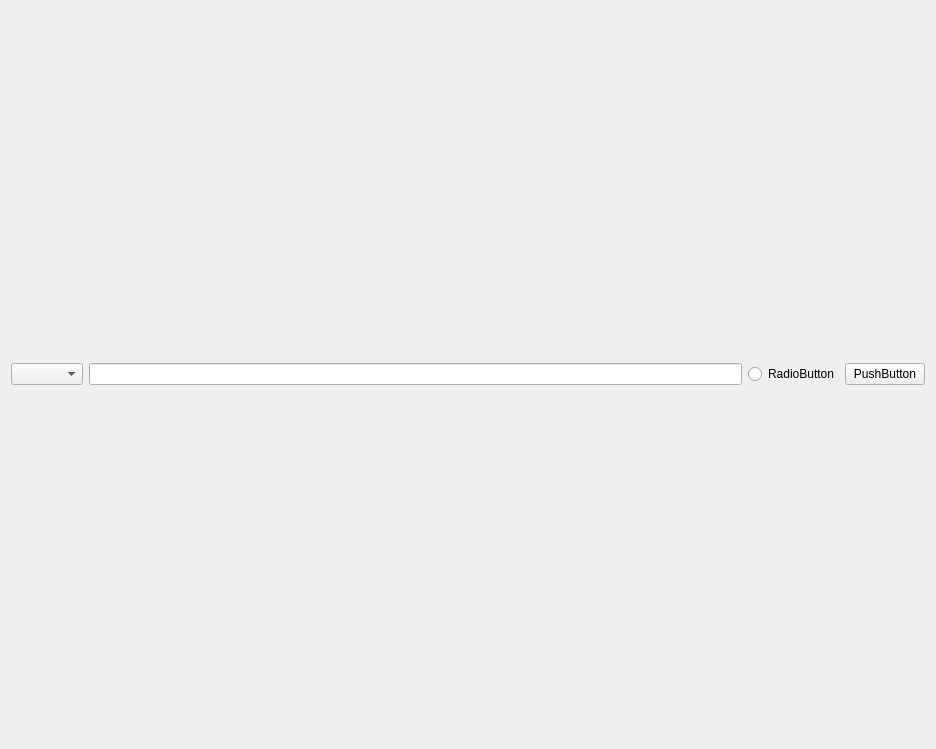
<?xml version="1.0" encoding="UTF-8"?>
<ui version="4.0">
 <class>sbrys_main_qw</class>
 <widget class="QWidget" name="sbrys_main_qw">
  <property name="geometry">
   <rect>
    <x>0</x>
    <y>0</y>
    <width>936</width>
    <height>749</height>
   </rect>
  </property>
  <property name="windowTitle">
   <string>Form</string>
  </property>
  <layout class="QVBoxLayout" name="verticalLayout_2">
   <property name="sizeConstraint">
    <enum>QLayout::SetDefaultConstraint</enum>
   </property>
   <item>
    <layout class="QGridLayout" name="gridLayout">
     <property name="sizeConstraint">
      <enum>QLayout::SetNoConstraint</enum>
     </property>
     <item row="0" column="0">
      <widget class="QComboBox" name="comboBox"/>
     </item>
     <item row="0" column="1">
      <widget class="QLineEdit" name="sbrys_lineE"/>
     </item>
     <item row="0" column="2">
      <widget class="QRadioButton" name="radioButton">
       <property name="text">
        <string>RadioButton</string>
       </property>
      </widget>
     </item>
     <item row="0" column="3">
      <widget class="QPushButton" name="pushButton">
       <property name="text">
        <string>PushButton</string>
       </property>
      </widget>
     </item>
    </layout>
   </item>
   <item>
    <layout class="QVBoxLayout" name="verticalLayout"/>
   </item>
  </layout>
 </widget>
 <resources/>
 <connections/>
</ui>
